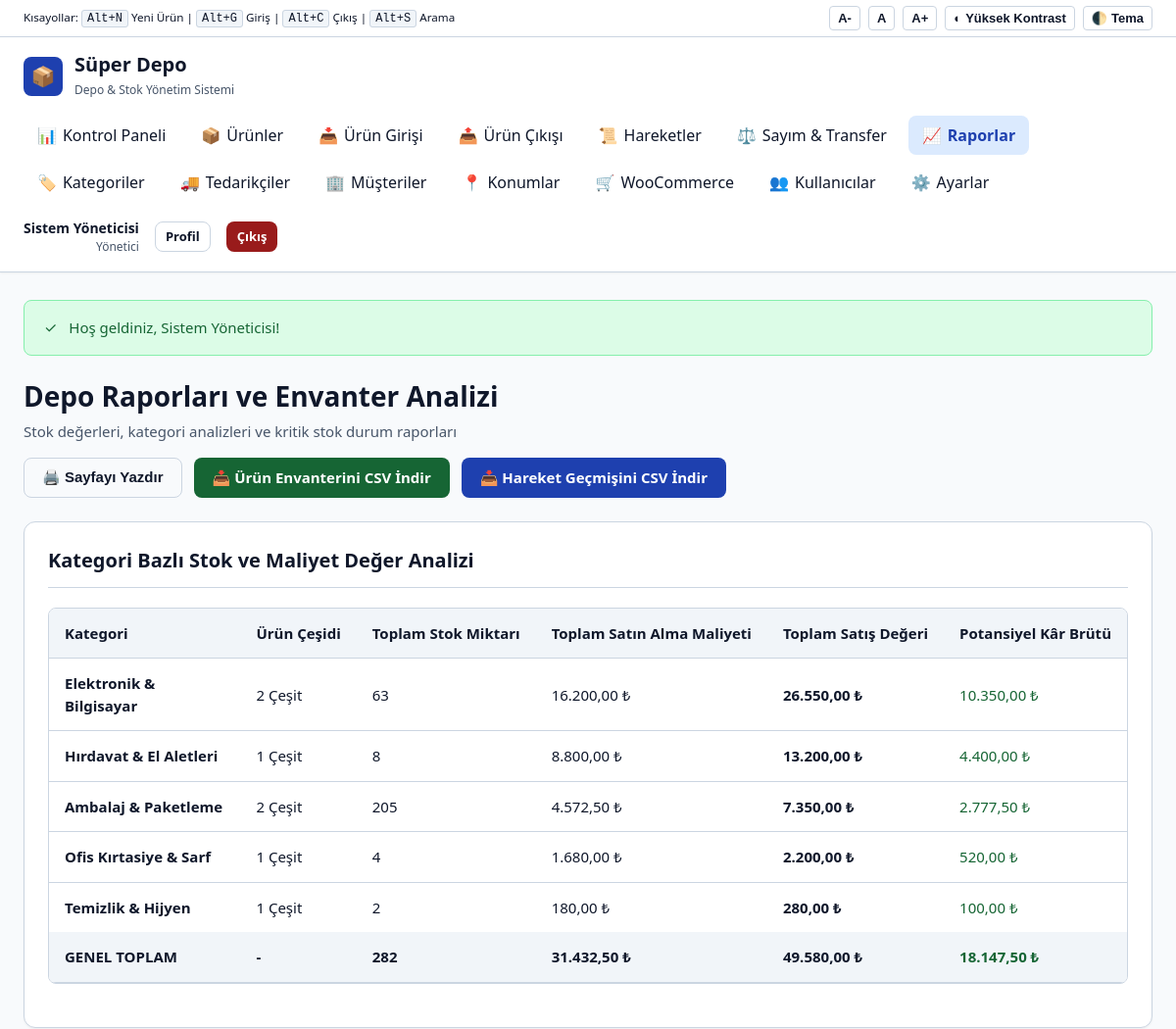
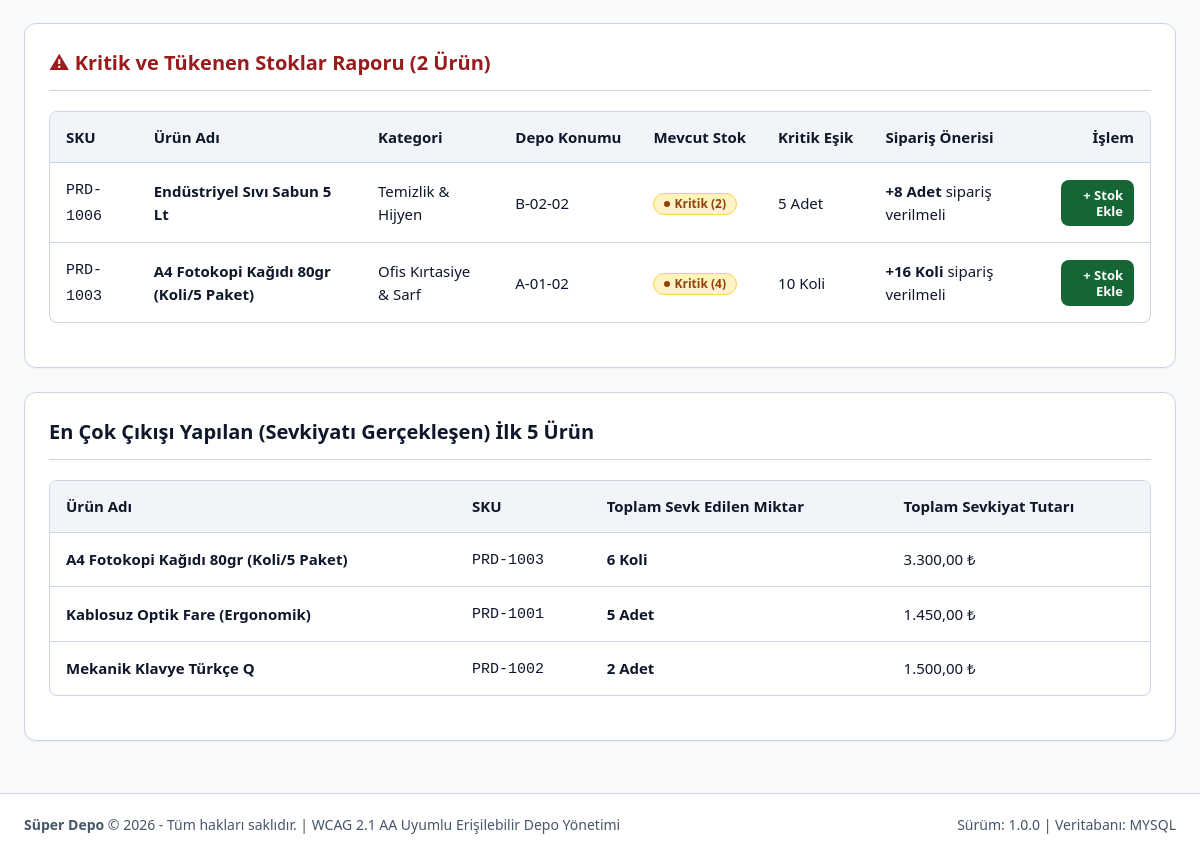
/reports.php (signed in), run on the app's committed database (2 pictures, top to bottom).
### tables this page shows
CREATE TABLE products (
    id INT AUTO_INCREMENT PRIMARY KEY,
    sku VARCHAR(50) NOT NULL UNIQUE,
    barcode VARCHAR(100) NULL UNIQUE,
    name VARCHAR(200) NOT NULL,
    category_id INT NULL,
    location_id INT NULL,
    unit VARCHAR(30) NOT NULL DEFAULT 'Adet',
    purchase_price DECIMAL(12, 2) NOT NULL DEFAULT 0.00,
    sale_price DECIMAL(12, 2) NOT NULL DEFAULT 0.00,
    stock_quantity DECIMAL(12, 2) NOT NULL DEFAULT 0.00,
    min_stock_level DECIMAL(12, 2) NOT NULL DEFAULT 5.00,
    description TEXT NULL,
    is_active TINYINT(1) NOT NULL DEFAULT 1,
    created_at TIMESTAMP DEFAULT CURRENT_TIMESTAMP,
    updated_at TIMESTAMP DEFAULT CURRENT_TIMESTAMP ON UPDATE CURRENT_TIMESTAMP,
    FOREIGN KEY (category_id) REFERENCES categories(id) ON DELETE SET NULL,
    FOREIGN KEY (location_id) REFERENCES locations(id) ON DELETE SET NULL,
    INDEX idx_products_sku (sku),
    INDEX idx_products_barcode (barcode),
    INDEX idx_products_category (category_id),
    INDEX idx_products_stock (stock_quantity, min_stock_level)
);

CREATE TABLE categories (
    id INT AUTO_INCREMENT PRIMARY KEY,
    name VARCHAR(100) NOT NULL,
    code VARCHAR(50) NULL,
    description TEXT NULL,
    created_at TIMESTAMP DEFAULT CURRENT_TIMESTAMP
);

CREATE TABLE locations (
    id INT AUTO_INCREMENT PRIMARY KEY,
    name VARCHAR(100) NOT NULL,  
    warehouse_name VARCHAR(100) NOT NULL DEFAULT 'Ana Depo',
    code VARCHAR(50) NULL,
    description TEXT NULL,
    created_at TIMESTAMP DEFAULT CURRENT_TIMESTAMP
);

### reports.php (the view, shortened to what this page needs)
<?php
require_once __DIR__ . '/includes/functions.php';
require_once __DIR__ . '/includes/header.php';
$category_report = $db->query('SELECT c.name as category_name,
    COUNT(p.id) as product_count,
    COALESCE(SUM(p.stock_quantity), 0) as total_qty,
    COALESCE(SUM(p.stock_quantity * p.purchase_price), 0) as total_cost,
    COALESCE(SUM(p.stock_quantity * p.sale_price), 0) as total_sale
    FROM categories c
    LEFT JOIN products p ON c.id = p.category_id AND p.is_active = 1
    GROUP BY c.id ORDER BY total_cost DESC')->fetchAll();
$crit_stmt = $db->query('SELECT p.*, c.name as category_name, l.name as location_name
                         FROM products p
                         LEFT JOIN categories c ON p.category_id = c.id
                         LEFT JOIN locations l ON p.location_id = l.id
                         WHERE p.is_active = 1 AND p.stock_quantity <= p.min_stock_level
                         ORDER BY p.stock_quantity ASC');
$critical_list = $crit_stmt->fetchAll();
$top_out = $db->query('SELECT p.name, p.sku, p.unit, SUM(sm.quantity) as total_out_qty, SUM(sm.quantity * sm.unit_price) as total_out_val
                       FROM stock_movements sm
                       JOIN products p ON sm.product_id = p.id
                       WHERE sm.movement_type = "out"
                       GROUP BY p.id ORDER BY total_out_qty DESC LIMIT 5')->fetchAll();
?>
<div class="page-header">
    <div>
        <h1 class="page-title">Depo Raporları ve Envanter Analizi</h1>
        <p class="page-subtitle">Stok değerleri, kategori analizleri ve kritik stok durum raporları</p>
    </div>
    <div class="page-actions no-print">
        <button type="button" onclick="window.print()" class="btn btn-outline">
            🖨️ Sayfayı Yazdır
        </button>
        <a href="reports.php?export=products_csv" class="btn btn-success">
            📥 Ürün Envanterini CSV İndir
        </a>
        <a href="reports.php?export=movements_csv" class="btn btn-primary">
            📥 Hareket Geçmişini CSV İndir
        </a>
    </div>
</div>
<div class="card">
    <div class="card-header">
        <h2 class="card-title">Kategori Bazlı Stok ve Maliyet Değer Analizi</h2>
    </div>
    <div class="table-responsive">
        <table class="data-table" aria-label="Kategori Raporu">
            <thead>
                <tr>
                    <th scope="col">Kategori</th>
                    <th scope="col">Ürün Çeşidi</th>
                    <th scope="col">Toplam Stok Miktarı</th>
                    <th scope="col">Toplam Satın Alma Maliyeti</th>
                    <th scope="col">Toplam Satış Değeri</th>
                    <th scope="col">Potansiyel Kâr Brütü</th>
                </tr>
            </thead>
            <tbody>
                <?php
                $sum_qty = 0; $sum_cost = 0; $sum_sale = 0;
                foreach ($category_report as $cr):
                    $sum_qty += (float)$cr['total_qty'];
                    $sum_cost += (float)$cr['total_cost'];
                    $sum_sale += (float)$cr['total_sale'];
                    $profit = (float)$cr['total_sale'] - (float)$cr['total_cost'];
                ?>
                <tr>
                    <td><strong><?= e($cr['category_name']) ?></strong></td>
                    <td><?= $cr['product_count'] ?> Çeşit</td>
                    <td><?= format_number($cr['total_qty']) ?></td>
                    <td><?= format_currency($cr['total_cost']) ?></td>
                    <td><strong><?= format_currency($cr['total_sale']) ?></strong></td>
                    <td style="color: <?= $profit >= 0 ? 'var(--color-success)' : 'var(--color-danger)' ?>;">
                        <?= format_currency($profit) ?>
                    </td>
                </tr>
                <?php endforeach; ?>
            </tbody>
            <tfoot>
                <tr style="background: var(--color-surface-hover); font-weight: bold;">
                    <td>GENEL TOPLAM</td>
                    <td>-</td>
                    <td><?= format_number($sum_qty) ?></td>
                    <td><?= format_currency($sum_cost) ?></td>
                    <td><?= format_currency($sum_sale) ?></td>
                    <td style="color: var(--color-success);"><?= format_currency($sum_sale - $sum_cost) ?></td>
                </tr>
            </tfoot>
        </table>
    </div>
</div>
<div class="card">
    <div class="card-header">
        <h2 class="card-title" style="color: var(--color-danger);">
            ⚠ Kritik ve Tükenen Stoklar Raporu (<?= count($critical_list) ?> Ürün)
        </h2>
    </div>
    <div class="table-responsive">
        <table class="data-table" aria-label="Kritik Stok Raporu">
            <thead>
                <tr>
                    <th scope="col">SKU</th>
                    <th scope="col">Ürün Adı</th>
                    <th scope="col">Kategori</th>
                    <th scope="col">Depo Konumu</th>
                    <th scope="col">Mevcut Stok</th>
                    <th scope="col">Kritik Eşik</th>
                    <th scope="col">Sipariş Önerisi</th>
                    <th scope="col" class="no-print" style="text-align: right;">İşlem</th>
                </tr>
            </thead>
            <tbody>
                <?php if (empty($critical_list)): ?>
                <tr>
                    <td colspan="8" style="text-align: center; color: var(--color-success); padding: 1.5rem;">
                        Tebrikler! Kritik seviyede veya tükenmiş ürün bulunmuyor.
                    </td>
                </tr>
                <?php else: ?>
                    <?php foreach ($critical_list as $cl):
                        $deficit = max(0, (float)$cl['min_stock_level'] * 2 - (float)$cl['stock_quantity']);
                    ?>
                    <tr>
                        <td><code><?= e($cl['sku']) ?></code></td>
                        <td><strong><?= e($cl['name']) ?></strong></td>
                        <td><?= e($cl['category_name'] ?: '-') ?></td>
                        <td><?= e($cl['location_name'] ?: '-') ?></td>
                        <td><?= get_stock_badge((float)$cl['stock_quantity'], (float)$cl['min_stock_level']) ?></td>
                        <td><?= format_number($cl['min_stock_level']) ?> <?= e($cl['unit']) ?></td>
                        <td><strong>+<?= format_number($deficit) ?> <?= e($cl['unit']) ?></strong> sipariş verilmeli</td>
                        <td class="no-print" style="text-align: right;">
                            <a href="stock-in.php?product_id=<?= (int)$cl['id'] ?>" class="btn btn-sm btn-success">+ Stok Ekle</a>
                        </td>
                    </tr>
                    <?php endforeach; ?>
                <?php endif; ?>
            </tbody>
        </table>
    </div>
</div>
<div class="card">
    <div class="card-header">
        <h2 class="card-title">En Çok Çıkışı Yapılan (Sevkiyatı Gerçekleşen) İlk 5 Ürün</h2>
    </div>
    <div class="table-responsive">
        <table class="data-table" aria-label="En Çok Çıkan Ürünler">
            <thead>
                <tr>
                    <th scope="col">Ürün Adı</th>
                    <th scope="col">SKU</th>
                    <th scope="col">Toplam Sevk Edilen Miktar</th>
                    <th scope="col">Toplam Sevkiyat Tutarı</th>
                </tr>
            </thead>
            <tbody>
                <?php foreach ($top_out as $to): ?>
                <tr>
                    <td><strong><?= e($to['name']) ?></strong></td>
                    <td><code><?= e($to['sku']) ?></code></td>
                    <td><strong><?= format_number($to['total_out_qty']) ?> <?= e($to['unit']) ?></strong></td>
                    <td><?= format_currency($to['total_out_val']) ?></td>
                </tr>
                <?php endforeach; ?>
            </tbody>
        </table>
    </div>
</div>
<?php require_once __DIR__ . '/includes/footer.php'; ?>

### includes/functions.php (shortened to what this page needs)
<?php
function e(?string $str): string {
    return htmlspecialchars((string)($str ?? ''), ENT_QUOTES, 'UTF-8');
}
function format_currency(float|int|string $amount, string $symbol = DEFAULT_CURRENCY): string {
    $num = (float)$amount;
    return number_format($num, 2, ',', '.') . ' ' . $symbol;
}
function format_number(float|int|string $number, int $decimals = 2): string {
    $num = (float)$number;
    if (floor($num) == $num) {
        return number_format($num, 0, ',', '.');
    }
    return number_format($num, $decimals, ',', '.');
}
function get_stock_badge(float $current, float $min): string {
    if ($current <= 0) {
        return '<span class="badge badge-danger" role="status" aria-label="Tükendi: Stokta ürün kalmadı"><span class="badge-dot" aria-hidden="true"></span> Tükendi (0)</span>';
    } elseif ($current <= $min) {
        return '<span class="badge badge-warning" role="status" aria-label="Kritik Stok: ' . format_number($current) . ' kaldı, minimum ' . format_number($min) . '"><span class="badge-dot" aria-hidden="true"></span> Kritik (' . format_number($current) . ')</span>';
    } else {
        return '<span class="badge badge-success" role="status" aria-label="Yeterli Stok: ' . format_number($current) . ' adet mevcut"><span class="badge-dot" aria-hidden="true"></span> Yeterli (' . format_number($current) . ')</span>';
    }
}

### assets/css/style.css (style rules this page uses)
:root { --font-base: system-ui, -apple-system, BlinkMacSystemFont, 'Segoe UI', Roboto, Helvetica, Arial, sans-serif; --font-size-base: 1rem; --line-height: 1.5; --color-bg: #f8fafc; --color-surface: #ffffff; --color-surface-hover: #f1f5f9; --color-border: #cbd5e1; --color-border-focus: #0f172a; --color-text: #0f172a; --color-text-muted: #475569; --color-text-light: #ffffff; --color-primary: #1e40af; --color-primary-hover: #1e3a8a; --color-primary-light: #dbeafe; --color-success: #166534; --color-success-bg: #dcfce7; --color-success-border: #86efac; --color-warning: #92400e; --color-warning-bg: #fef3c7; --color-warning-border: #fcd34d; --color-danger: #991b1b; --color-danger-bg: #fee2e2; --color-danger-border: #fca5a5; --color-info: #075985; --color-info-bg: #e0f2fe; --color-info-border: #7dd3fc; --focus-ring: 3px solid #2563eb; --focus-offset: 2px; --radius-sm: 4px; --radius-md: 8px; --radius-lg: 12px; --shadow-sm: 0 1px 2px 0 rgb(0 0 0 / 0.05); --shadow-md: 0 4px 6px -1px rgb(0 0 0 / 0.1), 0 2px 4px -2px rgb(0 0 0 / 0.1); --shadow-lg: 0 10px 15px -3px rgb(0 0 0 / 0.1); }
*, *::before, *::after { box-sizing: border-box; margin: 0; padding: 0; }
html { font-size: var(--font-size-base); scroll-behavior: smooth; }
body { font-family: var(--font-base); line-height: var(--line-height); color: var(--color-text); background-color: var(--color-bg); min-height: 100vh; display: flex; flex-direction: column; }
.page-header { display: flex; justify-content: space-between; align-items: center; flex-wrap: wrap; gap: 1rem; margin-bottom: 1.5rem; }
.page-title { font-size: 1.75rem; font-weight: 700; color: var(--color-text); }
.page-subtitle { color: var(--color-text-muted); font-size: 0.9375rem; margin-top: 0.25rem; }
.page-actions { display: flex; gap: 0.75rem; flex-wrap: wrap; }
.card { background-color: var(--color-surface); border: 1px solid var(--color-border); border-radius: var(--radius-lg); box-shadow: var(--shadow-sm); padding: 1.5rem; margin-bottom: 1.5rem; }
.card-header { display: flex; justify-content: space-between; align-items: center; margin-bottom: 1.25rem; border-bottom: 1px solid var(--color-border); padding-bottom: 0.75rem; }
.card-title { font-size: 1.25rem; font-weight: 600; }
.btn { display: inline-flex; align-items: center; justify-content: center; gap: 0.5rem; padding: 0.625rem 1.125rem; font-size: 0.9375rem; font-weight: 600; border-radius: var(--radius-md); border: 1px solid transparent; cursor: pointer; text-decoration: none; transition: all 0.15s ease; line-height: 1.25; }
.btn-primary { background-color: var(--color-primary); color: #ffffff; }
.btn-success { background-color: var(--color-success); color: #ffffff; }
.btn-outline { background-color: transparent; border-color: var(--color-border); color: var(--color-text); }
.btn-sm { padding: 0.375rem 0.625rem; font-size: 0.8125rem; }
.table-responsive { width: 100%; overflow-x: auto; border: 1px solid var(--color-border); border-radius: var(--radius-md); background: var(--color-surface); margin-bottom: 1.25rem; }
.data-table { width: 100%; border-collapse: collapse; text-align: left; font-size: 0.9375rem; }
.data-table th, .data-table td { padding: 0.875rem 1rem; border-bottom: 1px solid var(--color-border); vertical-align: middle; }
.data-table th { background-color: var(--color-surface-hover); color: var(--color-text); font-weight: 600; white-space: nowrap; }
.data-table tbody tr:last-child td { border-bottom: none; }
.badge { display: inline-flex; align-items: center; gap: 4px; padding: 0.25rem 0.625rem; border-radius: 9999px; font-size: 0.75rem; font-weight: 700; line-height: 1; white-space: nowrap; }
.badge-warning { background: var(--color-warning-bg); color: var(--color-warning); border: 1px solid var(--color-warning-border); }
.badge-dot { width: 6px; height: 6px; border-radius: 50%; background: currentColor; }

### data on the page
products: sku "PRD-1006", name "Endüstriyel Sıvı Sabun 5 Lt", category.name "Temizlik & Hijyen", location.name "B-02-02", current "2", min_stock_level "5", unit "Adet", format_number($deficit) "8"
products: sku "PRD-1003", name "A4 Fotokopi Kağıdı 80gr (Koli/5 Paket)", category.name "Ofis Kırtasiye & Sarf", location.name "A-01-02", current "4", min_stock_level "10", unit "Koli", format_number($deficit) "16"

### other printed values
APP_NAME "Süper Depo"
$user['full_name'] "Sistem Yöneticisi"
$flash['message'] "Hoş geldiniz, Sistem Yöneticisi!"
$cr['category_name'] "Elektronik & Bilgisayar"
$cr['product_count'] "2"
format_number($cr['total_qty']) "63"
format_currency($cr['total_cost']) "16.200,00 ₺"
format_currency($cr['total_sale']) "26.550,00 ₺"
format_currency($profit) "10.350,00 ₺"
$cr['category_name'] "Hırdavat & El Aletleri"
$cr['product_count'] "1"
format_number($cr['total_qty']) "8"
format_currency($cr['total_cost']) "8.800,00 ₺"
format_currency($cr['total_sale']) "13.200,00 ₺"
format_currency($profit) "4.400,00 ₺"
